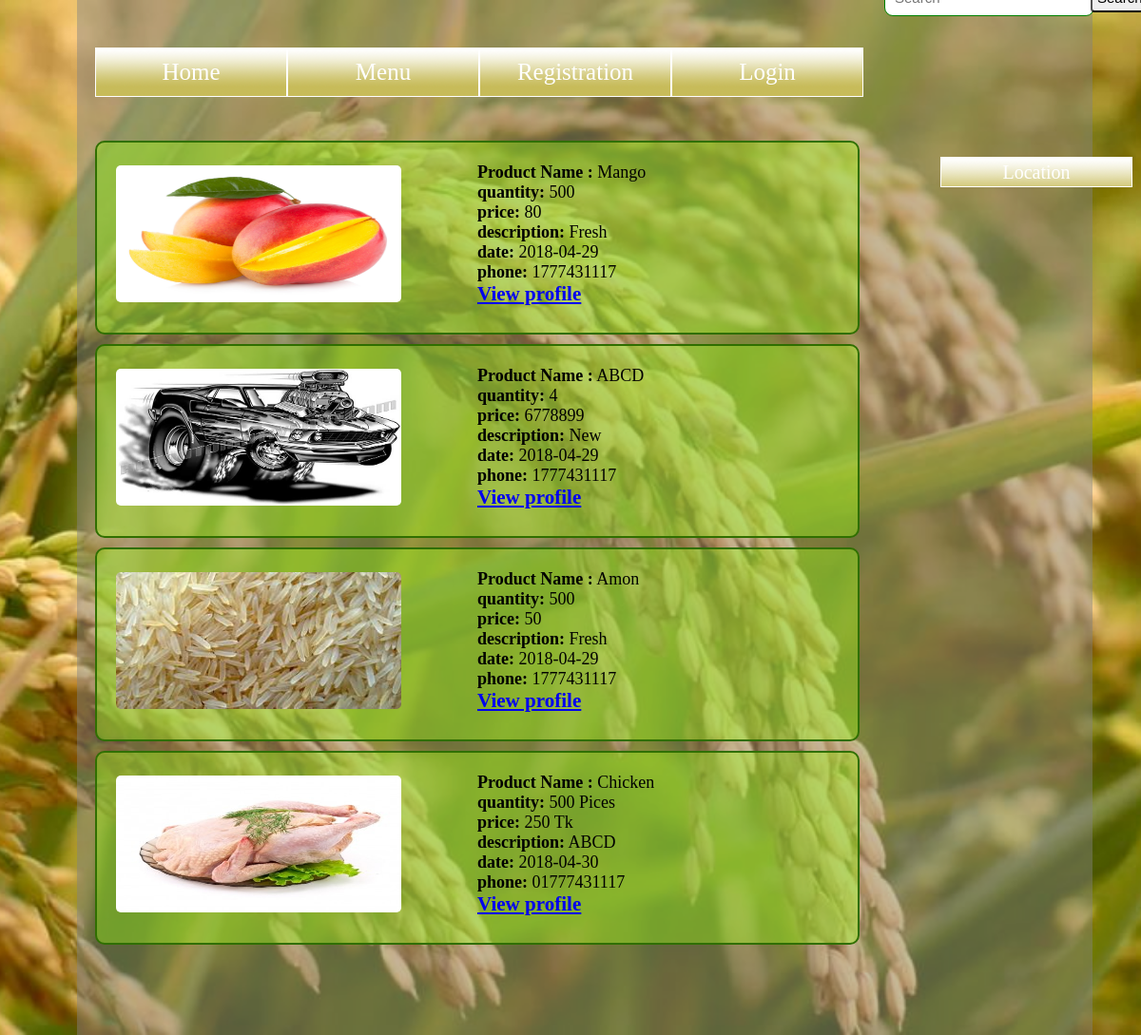
The app's page /locationresult.php?variable=Barisal with its own data.
### tables this page shows
CREATE TABLE `adtable` (
  `adid` int(50) NOT NULL,
  `regid` varchar(50) NOT NULL,
  `product_name` varchar(100) NOT NULL,
  `product_category` varchar(100) NOT NULL,
  `quantity` varchar(50) NOT NULL,
  `price_per_unit` varchar(50) NOT NULL,
  `description` varchar(200) NOT NULL,
  `photo` varchar(150) NOT NULL,
  `phone` varchar(50) NOT NULL,
  `date` date NOT NULL,
  `division` varchar(50) NOT NULL
);

### DB.php (called while the page is built, shortened)
<?php
function getAdDataFromDB($sql){
	$conn = mysqli_connect("localhost", "root", "","mydb");
	$result = mysqli_query($conn, $sql)or die(mysqli_error($$conn));
	$arr=array();
	while($row = mysqli_fetch_assoc($result)) {
		$arr[]=$row;
	}
	return $arr;
}
?>

### locationresult.php (the view, shortened to what this page needs)
<link rel="stylesheet" type="text/css"  href="profile.css" >
</head>
<body class="main">
    <div class="container"> </div>
   <?php include "inc/navi_bar.php";?>
	<div class="location">
	<ul>
		<li> <a href="" > Location </a>
		</li>
	</ul>
	</div>
	<div class="search">
		     <span><input type="text" name="search" id="pname" onkeyup="showHint()" placeholder="Search"></span>
		     <span><input type="submit" name="sbt1" id="srch" onclick="showHint()" value="Search"></span>
	</div>
<?php
include("DB.php");
$sq="select * from adtable where division= '".$_REQUEST["variable"]."'";
$x=getAdDataFromDB($sq);
?>
<?php foreach($x as $cat){
				 $a=$cat['photo'];?>
		<div class="dbtable">
		       <div class="dbinfo">
				       <b>Product Name :</b> <?php echo $cat["product_name"]; ?> <br>
					   <b> quantity:</b> <?php echo $cat["quantity"]; ?> <br>
					   <b> price:</b> <?php echo $cat["price_per_unit"]; ?><br>
					   <b>description:</b> <?php echo $cat["description"]; ?><br>
					   <b>date:</b> <?php echo $cat["date"]; ?><br>
					  <b>phone:</b> <?php echo $cat["phone"]; ?><br>
					  <a href='after-click-search-result.php?searchResultprofile= <?php echo $cat["adid"]; ?>' ><h3>View profile</h3></a>
					 </div>
					    <img src="<?php echo $cat["photo"]; ?>" width='250' height='150' />
		</div>
		   <?php } ?>

### profile.css (style rules this page uses)
* { margin: 0; padding: 0; }
.dbtable { height:200px; width:800px; border:2px solid #306f00; background-color:#9aff1563; z-index:3; margin:10px; margin-left:100px; border-radius:10px; }
.dbtable img { height:144px; width:300px; position:relative; top:-129px; left:20px; border-radius:5px; }
.dbinfo { height:153px; width:290px; position:relative; top:21px; left:400px; font-size: 18px; }
body { background-image: url(home1.jpg); height: 1024px; width:1024px; background-size: cover; background-position: center; z-index:-2; }
.container { height:100%; width:89%; margin-left:81px; background-color:#80808075; z-index:-1; position:fixed; }
.location { margin-top:50px; float:right; margin-right:50px; position:relative; top:13px; left:217px; z-index:10; color:gray; }
.location ul { list-style:none; position:relative; color:gray; }
.location ul li { background: red; width:200px; border:1px solid white; height:30px; line-height:30px; text-align:center; float:left; font-size:20px; background-image: url("images/images/nav.png"); color:gray; }
.location ul li a { display:block; text-decoration: none; color:white; }
.location ul:after { content: ""; clear:both; display:block; }
.search { position:relative; top:61px; left:930px; height:5px; width:150px; z-index:1; }
.search input[type="text"] { position:relative; top:-185px; left:0px; padding:10px; border:1px solid green; border-radius:9px; font-size:15px; }
.search input[type="submit"] { position:relative; top:-220px; left:217px; padding:5px; border-radius:4px; font-size:15px; }

### records on screen
adtable: product_name "Mango", quantity "500", price_per_unit "80", description "Fresh", date "2018-04-29", phone "1777431117", photo (picture)
adtable: product_name "ABCD", quantity "4", price_per_unit "6778899", description "New", date "2018-04-29", phone "1777431117", photo (picture)
adtable: product_name "Amon", quantity "500", price_per_unit "50", description "Fresh", date "2018-04-29", phone "1777431117", photo (picture)
adtable: product_name "Chicken", quantity "500 Pices", price_per_unit "250 Tk", description "ABCD", date "2018-04-30", phone "01777431117", photo (picture)
